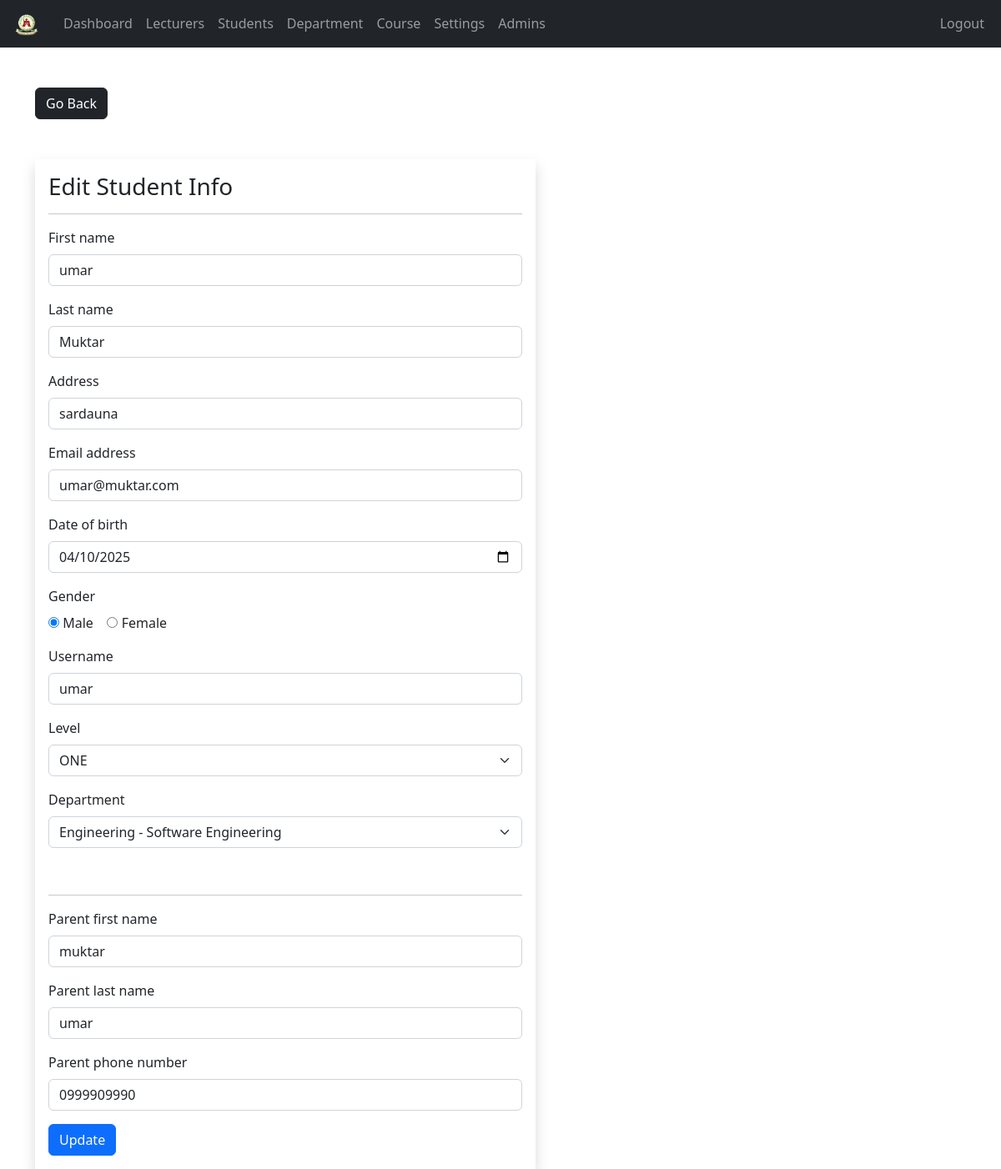
Page /admin/student-edit.php?student_id=1 (signed in) on the earlier database version.
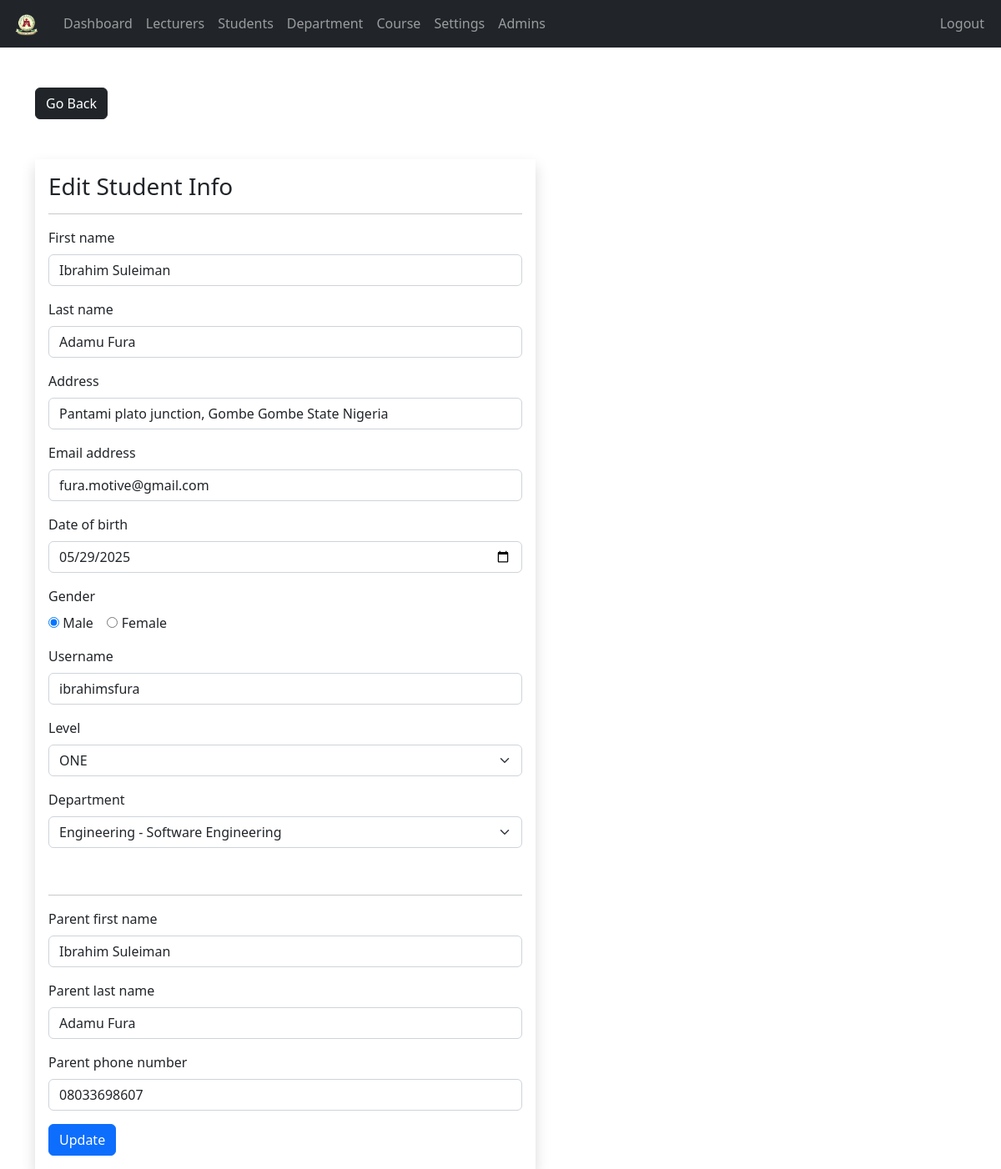
Same page on the later database version.
### tables this page shows
CREATE TABLE `students` (
  `student_id` int NOT NULL AUTO_INCREMENT,
  `username` varchar(127) NOT NULL,
  `password` varchar(255) NOT NULL,
  `fname` varchar(127) NOT NULL,
  `lname` varchar(255) NOT NULL,
  `department_id` int DEFAULT NULL,
  `level` varchar(10) DEFAULT NULL,
  `cgpa` decimal(4,2) DEFAULT NULL,
  `address` varchar(500) NOT NULL,
  `gender` varchar(7) NOT NULL,
  `email_address` varchar(255) NOT NULL,
  `date_of_birth` date NOT NULL,
  `date_of_joined` timestamp NULL DEFAULT CURRENT_TIMESTAMP,
  `parent_fname` varchar(127) NOT NULL,
  `parent_lname` varchar(127) NOT NULL,
  `parent_phone_number` varchar(31) NOT NULL,
  PRIMARY KEY (`student_id`),
  UNIQUE KEY `username` (`username`),
  KEY `fk_department` (`department_id`),
  CONSTRAINT `fk_department` FOREIGN KEY (`department_id`) REFERENCES `departments` (`department_id`) ON DELETE SET NULL
);

CREATE TABLE `departments` (
  `department_id` int NOT NULL AUTO_INCREMENT,
  `department` varchar(255) NOT NULL,
  `faculty` varchar(255) NOT NULL,
  PRIMARY KEY (`department_id`),
  UNIQUE KEY `department_id` (`department_id`)
);

### admin/data/student.php (called while the page is built, shortened)
<?php
function getStudentById($id, $conn){
   $sql = "SELECT s.*, d.department AS department
           FROM students s
           LEFT JOIN departments d ON s.department_id = d.department_id
           WHERE s.student_id=?";
   $stmt = $conn->prepare($sql);
   $stmt->execute([$id]);
   if ($stmt->rowCount() == 1) {
     $student = $stmt->fetch();
     return $student;
   } else {
    return 0;
   }
}
?>

### admin/data/department.php (called while the page is built, shortened)
<?php
function getAllDepartments($conn){
  $sql = "SELECT department_id, department, faculty FROM departments";
  $stmt = $conn->prepare($sql);
  $stmt->execute();
  if ($stmt->rowCount() >= 1) {
    return $stmt->fetchAll(PDO::FETCH_ASSOC);
  } else {
    return [];
  }
}
?>

### admin/student-edit.php (the view, shortened to what this page needs)
<?php
if (isset($_SESSION['admin_id']) && isset($_SESSION['role']) && isset($_GET['student_id'])) {
  if ($_SESSION['role'] == 'Admin') {
    include "../DB_connection.php";
    include "data/department.php";
    include "data/student.php";
    $departments = getAllDepartments($conn);
    $student_id = $_GET['student_id'];
    $student    = getStudentById($student_id, $conn);
?>
<!DOCTYPE html>
<html lang="en">
<head>
  <link rel="stylesheet" href="https://cdn.jsdelivr.net/npm/bootstrap@5.2.0/dist/css/bootstrap.min.css">
  <link rel="stylesheet" href="../css/style.css">
</head>
<body>
<?php include "inc/navbar.php"; ?>
<div class="container mt-5">
  <a href="student.php" class="btn btn-dark">Go Back</a>
  <form method="post" class="shadow p-3 mt-5 form-w" action="req/student-edit.php">
    <h3>Edit Student Info</h3><hr>
    <div class="mb-3">
      <label class="form-label">First name</label>
      <input type="text" class="form-control" name="fname" value="<?= htmlspecialchars($student['fname']) ?>">
    </div>
    <div class="mb-3">
      <label class="form-label">Last name</label>
      <input type="text" class="form-control" name="lname" value="<?= htmlspecialchars($student['lname']) ?>">
    </div>
    <div class="mb-3">
      <label class="form-label">Address</label>
      <input type="text" class="form-control" name="address" value="<?= htmlspecialchars($student['address']) ?>">
    </div>
    <div class="mb-3">
      <label class="form-label">Email address</label>
      <input type="text" class="form-control" name="email_address" value="<?= htmlspecialchars($student['email_address']) ?>">
    </div>
    <div class="mb-3">
      <label class="form-label">Date of birth</label>
      <input type="date" class="form-control" name="date_of_birth" value="<?= htmlspecialchars($student['date_of_birth']) ?>">
    </div>
    <div class="mb-3">
      <label class="form-label">Gender</label><br>
      <input type="radio" name="gender" value="Male" <?= $student['gender']=='Male' ? 'checked':'' ?>> Male
      &nbsp;&nbsp;
      <input type="radio" name="gender" value="Female" <?= $student['gender']=='Female' ? 'checked':'' ?>> Female
    </div>
    <div class="mb-3">
      <label class="form-label">Username</label>
      <input type="text" class="form-control" name="username" value="<?= htmlspecialchars($student['username']) ?>">
    </div>
    <div class="mb-3">
    <label class="form-label">Level</label>
    <select name="level" class="form-select" required>
      <option value="ONE" <?= $student['level'] === 'ONE' ? 'selected' : '' ?>>ONE</option>
    </select>
  </div>
  <div class="mb-3">
    <label class="form-label">Department</label>
    <select name="department_id" class="form-select" required>
      <?php foreach ($departments as $department): ?>
        <option value="<?= $department['department_id'] ?>" <?= $student['department_id'] == $department['department_id'] ? 'selected' : '' ?>>
          <?= htmlspecialchars($department['faculty'] . ' - ' . $department['department']) ?>
        </option>
      <?php endforeach; ?>
    </select>
  </div>
    <br><hr>
    <div class="mb-3">
      <label class="form-label">Parent first name</label>
      <input type="text" class="form-control" name="parent_fname" value="<?= htmlspecialchars($student['parent_fname']) ?>">
    </div>
    <div class="mb-3">
      <label class="form-label">Parent last name</label>
      <input type="text" class="form-control" name="parent_lname" value="<?= htmlspecialchars($student['parent_lname']) ?>">
    </div>
    <div class="mb-3">
      <label class="form-label">Parent phone number</label>
      <input type="text" class="form-control" name="parent_phone_number" value="<?= htmlspecialchars($student['parent_phone_number']) ?>">
    </div>
    <button type="submit" class="btn btn-primary">Update</button>
  </form>
</div>
</body>
</html>
<?php
  } else {
    header("Location: student.php");
    exit;
  }
} else {
  header("Location: student.php");
  exit;
}
?>

Differences in the rows shown:
changed students "ONE": fname "umar" → "Ibrahim Suleiman"; lname "Muktar" → "Adamu Fura"; address "sardauna" → "Pantami plato junction, Gombe Gombe State Nigeria"; email_address "umar@muktar.com" → "fura.motive@gmail.com"; date_of_birth "04/10/2025" → "05/29/2025"; username "umar" → "ibrahimsfura"; parent_fname "muktar" → "Ibrahim Suleiman"; parent_lname "umar" → "Adamu Fura"; parent_phone_number "0999909990" → "08033698607"
